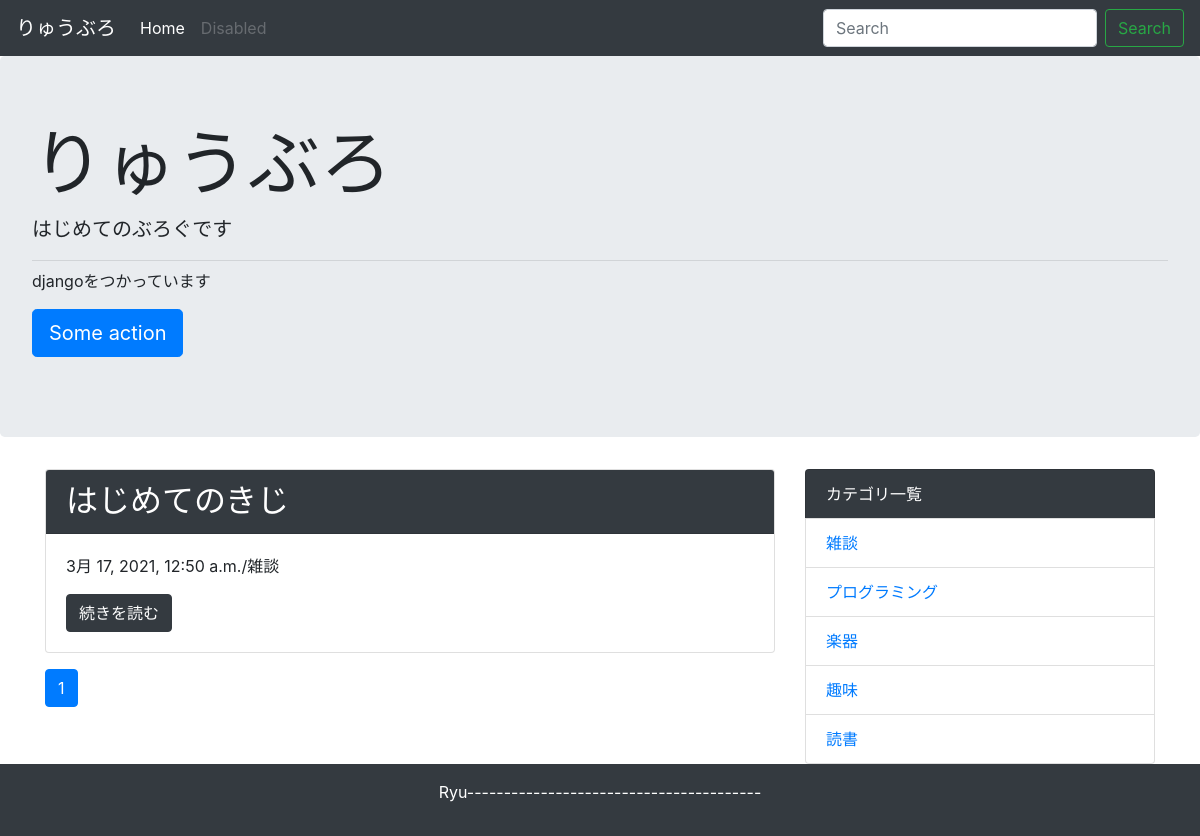
Page /category/1/ on the committed database.
### blog/models.py (models this page shows, shortened)
class Post(models.Model):
    title = models.CharField("タイトル",max_length=255)
    text = models.TextField("本文")
    created_at = models.DateTimeField("作成日",default=timezone.now)
    category = models.ForeignKey(Category,verbose_name="カテゴリ",on_delete=models.PROTECT)

class Category(models.Model):
    name = models.CharField("カテゴリ名",max_length=255)
    created_at = models.DateTimeField("作成日",default=timezone.now)
    def __str__(self):
        return self.name

### blog/views.py (the view)
# urls.py: path('category/<int:pk>/',views.CategoryView.as_view(),name='category' ),
class CategoryView(generic.ListView):
    model = Post
    paginate_by = 5
    def get_queryset(self):
        category_pk = self.kwargs['pk']
        queryset = Post.objects.order_by('-created_at').filter(category__pk=category_pk)
        return queryset

### blog/context_processors.py (called while the page is built)
def common(request):
    Context = {
        'category_list':Category.objects.all(),
    }
    return Context

### blog/templatetags/mytag.py (called while the page is built)
@register.simple_tag
def url_replace(request, field, value):
    url_dict = request.GET.copy()
    url_dict[field] = value
    return url_dict.urlencode()

### blog/templates/blog/post_list.html
{% extends 'blog/base.html' %}
{% block content %}
    {% for post in post_list %}
        <div class="card mb-3">
            <h2 class="card-header bg-dark text-white">{{ post.title }}</h2>
            <div class="card-body">
                <p>{{ post.created_at }}/{{ post.category }}</p>
                <a href="{% url 'blog:detail' post.pk %}" class="btn btn-dark">続きを読む</a>
            </div>
        </div>
    {% endfor %}
{% include 'blog/page.html' %}
{% endblock %}

### blog/templates/blog/base.html (shortened to what this page needs)
<!doctype html>
<html lang="ja">
    <head>
        <link
            rel="stylesheet"
            href="https://maxcdn.bootstrapcdn.com/bootstrap/4.0.0-beta.2/css/bootstrap.min.css"
>
    </head>
    <body>
        <nav class="navbar navbar-expand-lg navbar-dark bg-dark">
            <a class="navbar-brand" href="#">りゅうぶろ</a>
            <div class="collapse navbar-collapse" id="navbarSupportedContent">
                <ul class="navbar-nav mr-auto">
                    <li class="nav-item active">
                        <a class="nav-link" href="{% url 'blog:index' %}">Home
                            <span class="sr-only">(current)</span></a>
                    </li>
                    <li class="nav-item">
                        <a class="nav-link disabled" href="#">Disabled</a>
                    </li>
                </ul>
                <form class="form-inline my-2 my-lg-0" method="GET" action="{% url 'blog:index' %}">
                    <input
                        class="form-control mr-sm-2"
                        type="text"
                        placeholder="Search"
                        aria-label="Search"
                        name="keyword">
                    <button class="btn btn-outline-success my-2 my-sm-0" type="submit">Search</button>
                </form>
            </div>
        </nav>
        <div class="jumbotron">
            <h1 class="display-3">りゅうぶろ</h1>
            <p class="lead">はじめてのぶろぐです</p>
            <hr class="my-2">
            <p>djangoをつかっています</p>
            <p class="lead">
                <a class="btn btn-primary btn-lg" href="#!" role="button">Some action</a>
            </p>
        </div>
        <div class="container">
            <div class="row">
                <div class="col-md-8">
                    {% block content %}{% endblock %}
                </div>
                <div class="col-md-4">
                    <ul class="list-group">
                        <li class="list-group-item bg-dark text-white">カテゴリ一覧</li>
                        {% for category in category_list %}
                            <li class="list-group-item">
                                <a href="{% url 'blog:category' category.pk %}">{{ category }}</a>
                            </li>
                        {% endfor %}
                    </ul>
                </div>
            </div>
        </div>
        <footer class="bg-dark text-white text-center py-3">
            <p>Ryu----------------------------------------</p>
        </footer>
    </body>
</html>

### rows in the picture
Post: title "はじめてのきじ", created_at "3月 17, 2021, 12:50 a.m.", category "雑談"
Category: name "雑談"
Category: name "プログラミング"
Category: name "楽器"
Category: name "趣味"
Category: name "読書"

### other values in the picture
{{ link_page }} "1"
